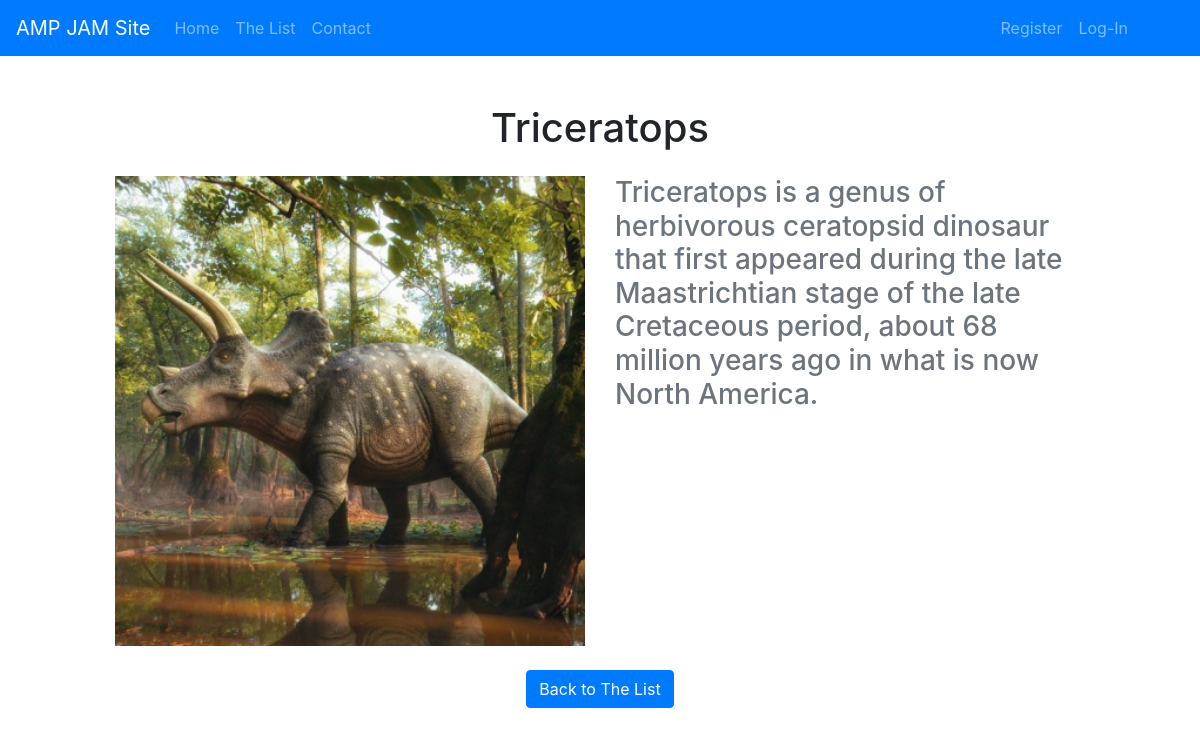
The app's page /detail.php?id=4 with its own data.
### tables this page shows
CREATE TABLE `list` (
  `id` int(11) NOT NULL,
  `item` varchar(255) NOT NULL,
  `description` text NOT NULL,
  `image` varchar(255) NOT NULL
);

### detail.php (the view)
<?php
    include("n413connect.php");
    include("head.php");
    $id = intval($_GET["id"]);
    $sql = "SELECT * FROM `list` WHERE id = '".$id."'";
    $result = mysqli_query($link, $sql);
    $row = mysqli_fetch_array($result, MYSQLI_BOTH);
?>
<div class="container-fluid">
        <div class="row mt-5">
            <div class="col-12 text-center">
            <?php
               if($row){
                   echo '<h1>'.$row["item"].'</h1>';
               }else{
                   echo '<h2>There has been a database error.</h2>';
               }
            ?>
            </div>
        </div>
        <?php
            if($row){
                echo '
                <div class="row mt-3">
                    <div class="col-1"></div>
                    <div class="col-5"><img src="images/'.$row["image"].'" width="100%"/></div>
                    <div class="col-5 h3 text-muted">'.$row["description"].'</div>
                </div>  ';
            }
        ?>
		<div class="row mt-4">
            <div class="col-12 text-center">
            	<a href="list.php"><button class="btn btn-primary">Back to The List</button>
            </div>
        </div>
    </div>
</body>
</html>

### records on screen
list: item "Triceratops", image (picture), description "Triceratops is a genus of herbivorous ceratopsid dinosaur that first appeared during the late Maastrichtian stage of the late Cretaceous period, about 68 million years ago in what is now North America."
